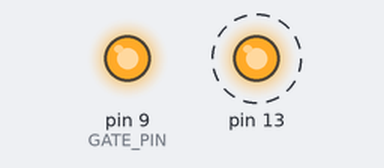
Bench run of a sketch on a simulated Arduino Mega 2560, built with avr-gcc and run on an emulated ATmega2560. On the bench: output pins drawn as LEDs (lit = HIGH). Dashed ring = blinking. Random numbers use the default seed unless the sketch sets one; pins used as bus, display or sensor lines are not drawn; what the sketch prints to the serial monitor is not drawn.

Above: at 0.02 s.
Timing chart, 0 to 3.0 s (numbered marks = the images above):
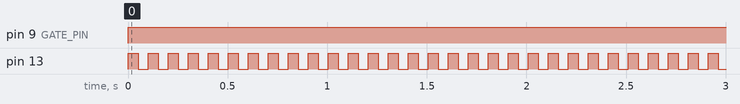

Measured:
- by itself, pin 9 (GATE_PIN): LOW → HIGH at 0.00 s
- by itself, pin 13: alternates HIGH for 0.05 s and LOW for 0.05 s

The sketch:

VCO_MIDI_v10.ino
```cpp
// (licence header left out)
#include <Arduino.h>

// Stop VCO on note off: Comment following line if you do not want VCO to stop
// when MIDI note_off is received (thats the normal mode of analog synthesisers, VCO
// is always running)
#define STOP_VCO_ON_NOTE_OFF 1

// To simplify this development, this pins are fixed. Please, do not chage!
// GATE pin
#define GATE_PIN 9   //-> To ENV Gate

#if defined(TCCR5B) && defined(TCCR5A) && defined(TIMSK5)  // For atmega2560/1280
  // CS0 pin
  #define CS0_PIN  53  //-> To 4 MCV (CSO)
  // Measure pin
  #define FREQ_PIN 48  //
#else
  // CS0 pin
  #define CS0_PIN  10  //-> To 4 MCV (CSO)
  // Measure pin
  #define FREQ_PIN 8   //
#endif

// Calibration pin
#define CAL_PIN 12   // High level on this pin starts calibration

//-----------------------------------------------------------------------------------------------------
// DAC modifications
//
// On Arduino UNO, Duecimila, Duemilanove...
// SCK -> PIN 13
// SDI -> PIN 11
// CS0 -> PIN 10
//
// On Arduino MEGA...
// SCK -> PIN 52
// SDI -> PIN 51
// CS0 -> PIN 53
//
//-----------------------------------------------------------------------------------------------------

#define MIDI_NOTE_ON  0b10010000
#define MIDI_NOTE_OFF 0b10000000

void setup() {

  pinMode(13, OUTPUT);

  // Initialize serial port to get midi messages
  Serial.begin(57600);

  // setup CV using DAC
  CV_DAC_Setup(4096);

  // restore calibration
  loadCalibration();

  // setup calibration pin
  pinMode(CAL_PIN, INPUT);
  pinMode(GATE_PIN, OUTPUT);
}

void loop() {
/*
  int i=0;
  for(i=24;i<102;i++){
    CV_DAC_SetNote(i);
    CV_Set_Gate(1);
    delay(100);
    CV_Set_Gate(0);
  }
*/

    int note = random(24,102);
    CV_DAC_SetNote(note);
    digitalWrite(13, HIGH);
    CV_Set_Gate(1);
    delay(50);
    digitalWrite(13, LOW);

    delay(50);
    CV_Set_Gate(0);

}
```

DAC_CV.ino
```cpp
// (licence header left out)
#include <Arduino.h>

// Using DAC MCP2822

#include <EEPROM.h>
#include <avr/pgmspace.h>
#include <SPI.h>

////////////////////////////////////////////////////////////////
// MIDI notes frequencies (rounded to nearest integer)
int MIDI_frequencies[128] PROGMEM = {
  8,    9,    9,   10,   10,   11,   12,   12,   13,   14,   15,   15,   16,   17,   18,   19,
  21,   22,   23,   24,   26,   28,   29,   31,   33,   35,   37,   39,   41,   44,   46,   49,
  52,   55,   58,   62,   65,   69,   73,   78,   82,   87,   92,   98,  104,  110,  117,  123,
  131,  139,  147,  156,  165,  175,  185,  196,  208,  220,  233,  247,  262,  277,  294,  311,
  330,  349,  370,  392,  415,  440,  466,  494,  523,  554,  587,  622,  659,  698,  740,  784,
  831,  880,  932,  988, 1047, 1109, 1175, 1245, 1319, 1397, 1480, 1568, 1661, 1760, 1865, 1976,
  2093, 2217, 2349, 2489, 2637, 2794, 2960, 3136, 3322, 3520, 3729, 3951, 4186, 4435, 4699, 4978,
  5274, 5588, 5920, 5920, 6645, 7040, 7459, 7902, 8372, 8870, 9397, 9956, 10548, 11175, 11840, 12544};

////////////////////////////////////////////////////////////////
// Global variables
int cvSteps;
int dac_values[128];
int measuredCycles;
float measuredFreq;
volatile boolean firstEdge;
volatile boolean finished;
volatile unsigned int ovfCounter;
volatile long int inTime, lastInTime;
volatile unsigned long totalTime;

////////////////////////////////////////////////////////////////
// Overflows to wait for a signal change (100 ms)
#define TIMEOUT_OVF 400

////////////////////////////////////////////////////////////////
// Number of repetitions to measure wave period/frequency
#define MEASURE_CYCLES 8

////////////////////////////////////////////
// Save/load calibration data
void loadCalibration() {
  Serial.print(F("Reading calibration from EEPROM ("));
  Serial.print(sizeof(dac_values));
  Serial.print(F(" bytes)..."));
  for(int i = 0; i < 127; i++) {
    dac_values[i]  =  EEPROM.read((i << 1));
    dac_values[i] |= (EEPROM.read((i << 1) + 1) << 8);
  }
  Serial.println("OK");
}

void saveCalibration() {
  Serial.print(F("Writing calibration to EEPROM ("));
  Serial.print(sizeof(dac_values));
  Serial.print(F(" bytes)..."));
  for(int i = 0; i < 127; i++) {
    EEPROM.write((i << 1),   (byte)(dac_values[i] & 0xFF));
    EEPROM.write((i << 1) + 1, (byte)((dac_values[i] >> 8) & 0xFF));
  }
  Serial.println("OK");
}

/////////////////////////////////////////////
// Initialization
void CV_DAC_Setup(int steps) {

  #if defined(TCCR5B) && defined(TCCR5A) && defined(TIMSK5)  // For atmega2560/1280
    TCCR5A  = (1 << COM5B1) | (0 << COM5B0) | (1 << WGM51) | (1 << WGM50);
    TCCR5B  = (1 << WGM53) | (1 << WGM52) | (0 << CS52) | (0 << CS51)| (1 << CS50);
    OCR5A   = steps - 1;
    OCR5B   = 0;
  #else
    TCCR1A  = (1 << COM1B1) | (0 << COM1B0) | (1 << WGM11) | (1 << WGM10);
    TCCR1B  = (1 << WGM13) | (1 << WGM12) | (0 << CS12) | (0 << CS11)| (1 << CS10);
    OCR1A   = steps - 1;
    OCR1B   = 0;
  #endif

  cvSteps = steps;

  pinMode( CS0_PIN, OUTPUT );
  SPI.begin();
  SPI.setClockDivider(SPI_CLOCK_DIV2);
}

/////////////////////////////////////////////
// Set DAC to val
// assuming single channel, gain=2
void CV_DAC_Set(unsigned int val)
{
  byte lowByte = val & 0xff;
  byte highByte = ((val >> 8) & 0xff) | 0x10;

  digitalWrite(CS0_PIN, LOW);
  SPI.transfer(highByte);
  SPI.transfer(lowByte);
  digitalWrite(CS0_PIN, HIGH);
}

/////////////////////////////////////////////
// Set DAC to note
void CV_DAC_SetNote(int n) {
  Serial.print(n);
  Serial.print(" -> ");
  Serial.println(dac_values[n]);
  CV_DAC_Set(dac_values[n]);
}

/////////////////////////////////////////////
// Set Gate (0 or not 0)
void CV_Set_Gate(int val) {
  if (val != 0) {
    digitalWrite(GATE_PIN, HIGH);
  }
  else {
    digitalWrite(GATE_PIN, LOW);
  }
}

////////////////////////////////////////////
// Interrupt routines to measure frequency
#if defined(TCCR5B) && defined(TCCR5A) && defined(TIMSK5)
  ISR( TIMER5_OVF_vect ) {
#else
  ISR( TIMER1_OVF_vect ) {
#endif
  ovfCounter++;
}

#if defined(TCCR5B) && defined(TCCR5A) && defined(TIMSK5)
  ISR( TIMER5_CAPT_vect ) {
#else
  ISR( TIMER1_CAPT_vect ) {
#endif
  if ( firstEdge ) {
    lastInTime = ICR1;
    ovfCounter = 0;
    firstEdge  = false;
    totalTime  = 0;
    return;
  }
  inTime       = ICR1;
  totalTime   += (unsigned long)ovfCounter * cvSteps + (inTime - lastInTime);
  measuredCycles++;
  if ( measuredCycles == MEASURE_CYCLES ) {
    measuredFreq = F_CPU / ( (float)totalTime / MEASURE_CYCLES );
    finished = true;
    // Disable measuring associated interrupts
    #if defined(TCCR5B) && defined(TCCR5A) && defined(TIMSK5)
      TIMSK5 &= ~((1 << ICIE5) | (1 << TOIE5));
    #else
      TIMSK1 &= ~((1 << ICIE1) | (1 << TOIE1));
    #endif
  }
  lastInTime   = inTime;
  ovfCounter   = 0;
}


////////////////////////////////////////////
// Calibration support procedures
// STEP BY STEP CALIBRATION
// Starts measuring wave frequency
void startFreqMeasure() {
  cli();
  #if defined(TCCR5B) && defined(TCCR5A) && defined(TIMSK5)
    // Interrupts by overflow and input capture
    TIMSK5 = (1 << ICIE5) | (1 << TOIE5);
    // Clear prevoius interrupts flags
    TIFR5  = (1 << ICF5) | (1 << TOV5);
  #else
    // Interrupts by overflow and input capture
    TIMSK1 = (1 << ICIE1) | (1 << TOIE1);
    // Clear prevoius interrupts flags
    TIFR1  = (1 << ICF1) | (1 << TOV1);
  #endif
  firstEdge      = true;
  finished       = false;
  ovfCounter     = 0;
  totalTime      = 0;
  measuredCycles = 0;
  sei();
}

////////////////////////////////////////////
// Checks if it is measuring
boolean isMeasuring() {
  if (ovfCounter > TIMEOUT_OVF) return false; // finished due to timeout
  return !finished;
}

////////////////////////////////////////////
// Gets the result in Hz
float getFreqMeasure() {
  if ( !finished ) {
    return 0.0;
  }
  else {
    return measuredFreq;
  }
}

////////////////////////////////////////////
// Performs calibration for MIDI range 24-107
void do_DAC_Calibration(int initial_val) {
  int dac_val = initial_val;

  // Initialize values
  for(int i = 0; i < 127; i++) dac_values[i] = 0;

  int   numSaturations = 0;
  float lastMeasuredFreq = 0.0;

  // Calibrating notes from C1 to B7
  for(int i = 24; i < 119; i++) {

    int freq = pgm_read_word(MIDI_frequencies + i);   // Frecuancia de la nota MIDI a calibrar

    boolean next_note = false;
    float lastError = 1.0;
    float lastFreq  = 0.0;
    int   lastDac   = dac_val;

    while (!next_note) {

      // Serial.print(F(" Trying DAC value: "));
      // Serial.print( dac_val );

      // Set CV DAC value
      CV_DAC_Set(dac_val);

      // Start measuring frequency
      startFreqMeasure();
      while(isMeasuring());

      if (getFreqMeasure() != 0) {
        Serial.print(dac_val);
        Serial.print(F(" --> measured Hz: "));
        Serial.println( getFreqMeasure() );
        float f = getFreqMeasure();
        float e = abs(f - freq) / freq;
        if (e < lastError) {
          lastError = e;
          lastFreq  = f;
          lastDac   = dac_val;
        }
        if (getFreqMeasure() >= freq) {
          Serial.print(F("MIDI note "));
          Serial.print( i );
          Serial.print(F(" - target freq "));
          Serial.print( freq );
          Serial.print(F(" calibrated at "));
          float f = lastFreq; // getFreqMeasure();
          Serial.print( f );
          Serial.print(F(" - error (%): "));
          Serial.println( (freq - f)/freq * 100);
          dac_values[i] = lastDac; // dac_val;
          next_note = true;
          CV_Set_Gate(1);
          delay(1);
          CV_Set_Gate(0);

        }
        else {
          if ( dac_val > cvSteps) {
            Serial.println(F("Calibration finished by DAC limit!!"));
            i = 127;
            break;
          }
          else {
            numSaturations = 0;
          }
        }
        lastMeasuredFreq = getFreqMeasure();
      }
      else {
        Serial.print(dac_val);
        Serial.println(F(" --> no measure!"));
      }
      // Next step
      dac_val++;
    }
  }

  // Stop CV
  CV_DAC_Set(0);

}
```
